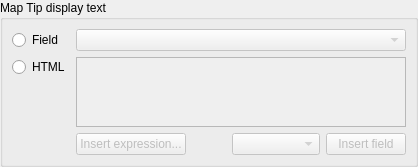
             <widget class="QWidget" name="scrollAreaWidgetContents_10">
              <property name="geometry">
               <rect>
                <x>0</x>
                <y>0</y>
                <width>418</width>
                <height>160</height>
               </rect>
              </property>
              <layout class="QVBoxLayout" name="verticalLayout_26">
               <property name="margin">
                <number>0</number>
               </property>
               <item>
                <widget class="QGroupBox" name="groupBox_2">
                 <property name="title">
                  <string>Map Tip display text</string>
                 </property>
                 <property name="syncGroup" stdset="0">
                  <string notr="true">vectordisplay</string>
                 </property>
                 <layout class="QGridLayout" name="gridLayout_18">
                  <item row="4" column="2">
                   <layout class="QHBoxLayout" name="horizontalLayout_14">
                    <item>
                     <widget class="QPushButton" name="insertExpressionButton">
                      <property name="enabled">
                       <bool>false</bool>
                      </property>
                      <property name="sizePolicy">
                       <sizepolicy hsizetype="Fixed" vsizetype="Fixed">
                        <horstretch>0</horstretch>
                        <verstretch>0</verstretch>
                       </sizepolicy>
                      </property>
                      <property name="toolTip">
                       <string>Inserts an expression into the action</string>
                      </property>
                      <property name="text">
                       <string>Insert expression...</string>
                      </property>
                     </widget>
                    </item>
                    <item>
                     <spacer name="horizontalSpacer_4">
                      <property name="orientation">
                       <enum>Qt::Horizontal</enum>
                      </property>
                      <property name="sizeType">
                       <enum>QSizePolicy::Fixed</enum>
                      </property>
                      <property name="sizeHint" stdset="0">
                       <size>
                        <width>40</width>
                        <height>20</height>
                       </size>
                      </property>
                     </spacer>
                    </item>
                    <item>
                     <widget class="QComboBox" name="fieldComboBox">
                      <property name="enabled">
                       <bool>false</bool>
                      </property>
                      <property name="toolTip">
                       <string>The valid attribute names for this layer</string>
                      </property>
                     </widget>
                    </item>
                    <item>
                     <widget class="QPushButton" name="insertFieldButton">
                      <property name="enabled">
                       <bool>false</bool>
                      </property>
                      <property name="sizePolicy">
                       <sizepolicy hsizetype="Fixed" vsizetype="Fixed">
                        <horstretch>0</horstretch>
                        <verstretch>0</verstretch>
                       </sizepolicy>
                      </property>
                      <property name="toolTip">
                       <string>Inserts the selected field into the action</string>
                      </property>
                      <property name="text">
                       <string>Insert field</string>
                      </property>
                     </widget>
                    </item>
                   </layout>
                  </item>
                  <item row="2" column="2">
                   <widget class="QTextEdit" name="htmlMapTip">
                    <property name="enabled">
                     <bool>false</bool>
                    </property>
                   </widget>
                  </item>
                  <item row="2" column="0">
                   <layout class="QVBoxLayout" name="verticalLayout_5">
                    <item>
                     <widget class="QRadioButton" name="htmlRadio">
                      <property name="text">
                       <string>HTML</string>
                      </property>
                     </widget>
                    </item>
                    <item>
                     <spacer name="verticalSpacer_2">
                      <property name="orientation">
                       <enum>Qt::Vertical</enum>
                      </property>
                      <property name="sizeHint" stdset="0">
                       <size>
                        <width>20</width>
                        <height>0</height>
                       </size>
                      </property>
                     </spacer>
                    </item>
                   </layout>
                  </item>
                  <item row="1" column="0">
                   <layout class="QVBoxLayout" name="verticalLayout_6">
                    <item>
                     <widget class="QRadioButton" name="fieldComboRadio">
                      <property name="text">
                       <string>Field</string>
                      </property>
                     </widget>
                    </item>
                   </layout>
                  </item>
                  <item row="1" column="2">
                   <widget class="QComboBox" name="displayFieldComboBox">
                    <property name="enabled">
                     <bool>false</bool>
                    </property>
                   </widget>
                  </item>
                 </layout>
                </widget>
               </item>
              </layout>
             </widget>
